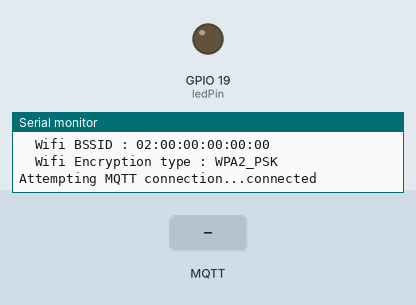
This sketch was run on a simulated ESP32. Shown: output pins drawn as LEDs (lit = HIGH), the last lines printed to the serial monitor. The inputs (shaded band) are chosen by the test bench. WiFi joins after 1.5 s; servers stay silent unless stated; no MQTT or app messages arrive unless stated.

Above: at 2.9 s.
3.0 s: MQTT message "on" arrives on the first subscribed topic
At 7.8 s:
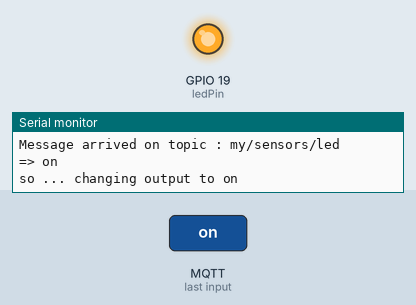
8.3 s: MQTT message "off" arrives on the first subscribed topic
At 12.3 s:
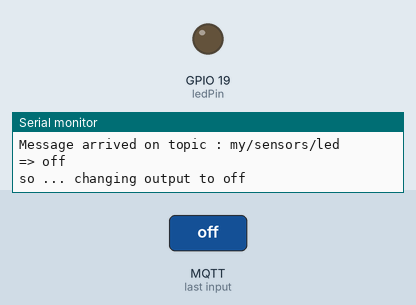
Timing chart, 0 to 13.8 s (numbered marks = the images above; inputs shaded):
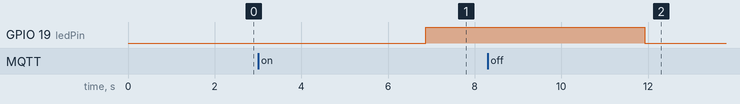

The sketch:

classic_setup.ino
```cpp
#include <WiFi.h>


#include <WiFiMulti.h>

WiFiMulti wifiMulti; // Creates an instance of the WiFiMulti class

/*------------------------*/
String translateEncryptionType(byte encryptionType) {
   // cf https://www.arduino.cc/en/Reference/WiFiEncryptionType
  switch (encryptionType) {
    case (WIFI_AUTH_OPEN):
      return "Open";
    case (WIFI_AUTH_WEP):
      return "WEP";
    case (WIFI_AUTH_WPA_PSK):
      return "WPA_PSK";
    case (WIFI_AUTH_WPA2_PSK):
      return "WPA2_PSK";
    case (WIFI_AUTH_WPA_WPA2_PSK):
      return "WPA_WPA2_PSK";
    case (WIFI_AUTH_WPA2_ENTERPRISE):
      return "WPA2_ENTERPRISE";
  }
}
/*------------------------*/
void print_network_status(){ // Utilisation de String !
  String s = "";
  s += "\tIP address : " + WiFi.localIP().toString() + "\n"; // bizarre IPAddress
  s += "\tMAC address : " + String(WiFi.macAddress()) + "\n";
  s += "\tWifi SSID : " + String(WiFi.SSID()) + "\n";
  s += "\tWifi Signal Strength : " + String(WiFi.RSSI()) + "\n";
  s += "\tWifi BSSID : " + String(WiFi.BSSIDstr()) + "\n";
  s += "\tWifi Encryption type : " + translateEncryptionType(WiFi.encryptionType(0))+ "\n";
  // a mon avis bug ! => manque WiFi.encryptionType() !
  Serial.print(s);
}
/*------------------------*/
void connect_wifi(){
 //  Set WiFi to station mode
 WiFi.mode(WIFI_STA);
 // and disconnect from an AP if
 // it was previously connected
 WiFi.disconnect();
 delay(100); // ms

 Serial.println(String("\nAttempting to connect to SSIDs : "));
 wifiMulti.addAP("Freebox-9903E7", "choisychoisy1964");
 wifiMulti.addAP("HUAWEI-553A", "QTM06RTT");
 wifiMulti.addAP("GMAP", "vijx4705");
 while(wifiMulti.run() != WL_CONNECTED) {
   delay(1000);
   Serial.print(".");
 }

 if(wifiMulti.run() == WL_CONNECTED) {
   Serial.print("\nWiFi connected : \n");
  }
}
```

classic_setup.h
```cpp
void connect_wifi();
void print_network_status();
```

mqtt_full.ino
```cpp
/*********
 Based on Rui Santos work :
 https://randomnerdtutorials.com/esp32-mqtt-publish-subscribe-arduino-ide/
 Modified by GM
*********/
#include <WiFi.h>
#include <PubSubClient.h>
#include <Wire.h>
#include "classic_setup.h"
#include "OneWire.h"
#include "DallasTemperature.h"


/*===== MQTT broker/server ========*/
const char* mqtt_server = "192.168.1.39";
//const char* mqtt_server = "public.cloud.shiftr.io"; // Failed in 2021
// need login and passwd (public,public) mqtt://public:public@public.cloud.shiftr.io
//const char* mqtt_server = "broker.hivemq.com"; // anynomous Ok in 2021
//const char* mqtt_server = "test.mosquitto.org"; // anynomous Ok in 2021
//const char* mqtt_server = "mqtt.eclipseprojects.io"; // anynomous Ok in 2021

/*===== MQTT TOPICS ===============*/
#define TOPIC_TEMP "my/sensors/temp"
#define TOPIC_LED  "my/sensors/led"

/*===== ESP is MQTT Client =======*/
WiFiClient espClient;           // Wifi
PubSubClient client(espClient); // MQTT client

/*============= GPIO ==============*/
const int ledPin = 19; // LED Pin

/* ---- TEMP ---- */
OneWire oneWire(23); // Pour utiliser une entite oneWire sur le port 23
DallasTemperature tempSensor(&oneWire) ; // Cette entite est utilisee par le capteur de temperature

float temperature = 0;
float light = 0;

/*===== Arduino IDE paradigm : setup+loop =====*/
void setup() {
  Serial.begin(9600);
  while (!Serial); // wait for a serial connection. Needed for native USB port only

  connect_wifi(); // Connexion Wifi
  print_network_status();

  // Initialize the output variables as outputs
  pinMode(ledPin, OUTPUT);
  digitalWrite(ledPin, LOW);// Set outputs to LOW

  // Init temperature sensor
  tempSensor.begin();

  // set server of our client
  client.setServer(mqtt_server, 1883);
  // set callback when publishes arrive for the subscribed topic
  client.setCallback(mqtt_pubcallback);
}

/*============= TO COMPLETE ===================*/
void set_LED(int v){
  digitalWrite(ledPin, v);
}

float get_Temperature(){
  return 22.5;
}

/*============== CALLBACK ===================*/
void mqtt_pubcallback(char* topic,
                      byte* message,
                      unsigned int length) {
  /*
   * Callback if a message is published on this topic.
   */
  Serial.print("Message arrived on topic : ");
  Serial.println(topic);
  Serial.print("=> ");

  // Byte list to String and print to Serial
  String messageTemp;
  for (int i = 0; i < length; i++) {
    Serial.print((char)message[i]);
    messageTemp += (char)message[i];
  }
  Serial.println();

  // Feel free to add more if statements to control more GPIOs with MQTT

  // If a message is received on the topic,
  // you check if the message is either "on" or "off".
  // Changes the output state according to the message
  if (String(topic) == TOPIC_LED) {
    Serial.print("so ... changing output to ");
    if (messageTemp == "on") {
      Serial.println("on");
      set_LED(HIGH);
    }
    else if (messageTemp == "off") {
      Serial.println("off");
      set_LED(LOW);
    }
  }
}

/*============= SUBSCRIBE =====================*/
void mqtt_mysubscribe(char *topic) {
  /*
   * Subscribe to a MQTT topic
   */
  while (!client.connected()) { // Loop until we're reconnected

    Serial.print("Attempting MQTT connection...");
    // Attempt to connect => https://pubsubclient.knolleary.net/api
    if (client.connect("esp32", /* Client Id when connecting to the server */
		                    NULL,    /* No credential */
		                    NULL)) {
      Serial.println("connected");
      // then Subscribe topic
      client.subscribe(topic);
    } else {
      Serial.print("failed, rc=");
      Serial.print(client.state());

      Serial.println(" try again in 5 seconds");
      delay(5000); // Wait 5 seconds before retrying
    }
  }
}

/*================= LOOP ======================*/
void loop() {
  int32_t period = 5000; // 5 sec

  /*--- subscribe to TOPIC_LED if not yet ! */
  if (!client.connected()) {
    mqtt_mysubscribe((char *)(TOPIC_LED));
  }

  /*--- Publish Temperature periodically   */
  delay(period);
  temperature = get_Temperature();
  // Convert the value to a char array
  char tempString[8];
  dtostrf(temperature, 1, 2, tempString);
  // Serial info
  Serial.print("Published Temperature : "); Serial.println(tempString);
  // MQTT Publish
  client.publish(TOPIC_TEMP, tempString);


  /* Process MQTT ... une fois par loop() ! */
  client.loop();
}
```

Measured:
- after the input at 3.0 s, GPIO 19 (ledPin): LOW → HIGH after 3.9 s
- after the input at 8.3 s, GPIO 19 (ledPin): HIGH → LOW after 3.6 s
